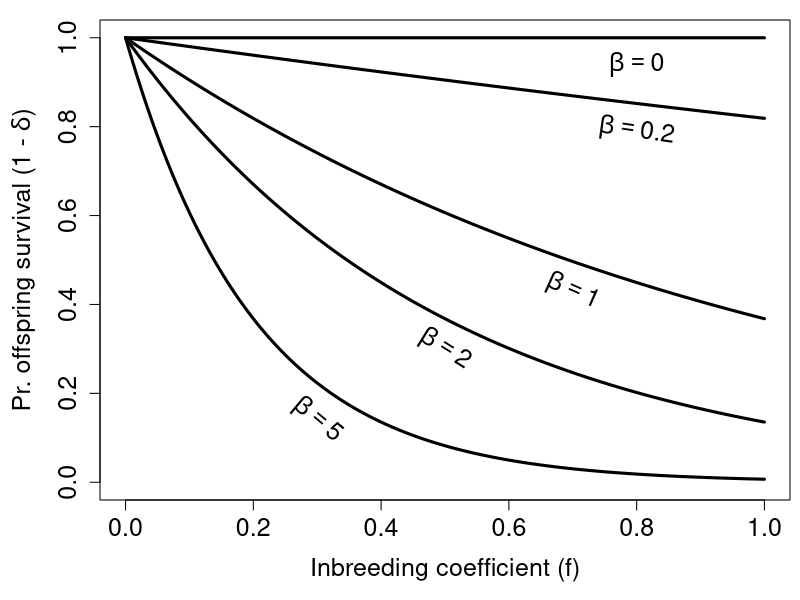

This figure's R source: (Note: this script raises an error after producing the figure.)
## ---- chunk 1
initialise_inds <- function(N = 200){
    ID      <- matrix(data = 0, nrow = N, ncol = 30);
    ID[,1]  <- 1:N;
    ID[,2]  <- rbinom(n = N, size = 1, prob = 0.5);
    ID[,3]  <- sample(x = 1:10, size = N, replace = TRUE);
    ID[,4]  <- sample(x = 1:10, size = N, replace = TRUE);
    ID[,5]  <- rep(x = 0, times = N);
    ID[,6]  <- rep(x = -1, times = N);
    ID[,7]  <- rep(x = -1, times = N);
    ID[,8]  <- rep(x = 0, times = N);
    ID[,9]  <- rep(x = -1, times = N);
    ID[,10] <- rep(x = 0, times = N);
    return(ID);
}

initialise_Rmat <- function(ID){
    rows <- dim(ID)[1];
    Rmat <- matrix(data = 0, nrow = rows, ncol = rows);
    diag(Rmat) <- 1;
    Rmat <- cbind(ID[,1], Rmat);
    return(Rmat);
}

Rbuild <- function(Rmat, ID, Rmat_new){
    inds <- dim(ID)[1];
    for(i in 1:inds){
        if(ID[i, 6] %in% Rmat[,1] == FALSE){
            MomP <- -1;
        }else{
            MomP <- which(Rmat[,1] == ID[i, 6]);
        }
        if(ID[i, 7] %in% Rmat[,1] == FALSE){
            DadP <- -1;
        }else{
            DadP <- which(Rmat[,1] == ID[i, 7]);
        }
        # Inbreeding coefficient
        if(MomP < 0 | DadP < 0){
            Rmat_new[i, i+1] <- 1; 
        }else{
            Rmat_new[i, i+1] <- 1 + Rmat[MomP, DadP+1]; 
        }
        # Kinship coefficient
        j <- 1;
        while(j < i){
            if(ID[j, 6] %in% Rmat[,1] == FALSE){
                Om <- -1;
            }else{
                Om <- which(Rmat[,1] == ID[j, 6]);
            }
            if(ID[j, 7] %in% Rmat[,1] == FALSE){
                Od <- -1;
            }else{
                Od <- which(Rmat[,1] == ID[j, 7]);
            }
            
            if(ID[i,5] == 0 & ID[j,5] == 0){
                if(Om < 0 | MomP < 0){
                    w <- 0;
                }else{
                    if(MomP == Om){
                        w <- 0.5 * Rmat[MomP, Om + 1];
                    }else{
                        w <- Rmat[MomP, Om + 1];
                    }
                }
                if(Od < 0 | MomP < 0){
                    y <- 0;
                }else{
                    y <- Rmat[MomP, Od + 1];
                }
                if(Om < 0 | DadP < 0){
                    x <- 0;
                }else{
                    x <- Rmat[DadP, Om + 1];
                }
                if(Od < 0 | DadP < 0){
                    z <- 0;
                }else{
                    if(DadP == Od){
                        z <- 0.5 * Rmat[DadP, Od + 1];
                    }else{
                        z <- Rmat[DadP, Od + 1];
                    }
                }
            }
            rMmuP <- 0.5 * (w + y);
            rDmuP <- 0.5 * (x + z);
            rval  <- 0.5 * (rMmuP + rDmuP);
            
            Rmat_new[i, j+1] <- rval;
            Rmat_new[j, i+1] <- rval;
            j <- j + 1;
        }
    }
    
    for(i in 1:inds){
        for(j in 1:inds){
            if(ID[i, 6] == ID[j, 1]){
                if(ID[j, 6] == -1){
                    Rmat_new[i, j+1] = 0.25;
                    Rmat_new[j, i+1] = 0.25;
                }    
            }
            if(ID[i, 7] == ID[j, 1]){
                if(ID[j, 7] == -1){
                    Rmat_new[i, j+1] = 0.25;
                    Rmat_new[j, i+1] = 0.25;
                }    
            }
        }
    }
    
    return(Rmat_new);
}

mateselect <- function(ID, Rmat_new){
    fem <- ID[ID[,2] == 0 & ID[,5] == 0,];
    mal <- ID[ID[,2] == 1 & ID[,5] == 0,];
    for(i in 1:dim(fem)[1]){
        strat <- sum(fem[i,11:20]);
        vals  <- rep(0, dim(mal)[1]);
        fpos  <- which(Rmat_new[,1] == i); 
        for(j in 1:length(vals)){
            mpos    <- which(Rmat_new[,1] == j);
            kval    <- Rmat_new[i, j+1];
            vals[j] <- kval * strat;
        }
        if(strat < 0){
            weight <- 1 / (1 + (-1 * vals));
            probs  <- weight / sum(weight);
        }else{
            weight <- 1 + vals;
            probs  <- weight / sum(weight);
        }
        mate    <- sample(x = 1:dim(mal)[1], size = 1, pr = probs);
        mateID  <- mal[mate,1];
        matepos <- which(ID[,1] == mateID);
        ownID   <- fem[i, 1];
        ownpos  <- which(ID[,1] == ownID);
        ID[ownpos, 9]  <- mateID;
        ID[matepos, 9] <- ownID;
    }
    return(ID);
}

make_offspring <- function(ID, Rmat_new, nn = 6){
    start_ID <- max(ID[,1]) + 1;
    for(i in 1:dim(ID)[1]){
        if(ID[i, 2] == 0 & ID[i, 9] > 0 & ID[i, 5] == 0){
            mum    <- ID[i,];
            dadpos <- which(ID[,1] == ID[i, 9]);
            dad    <- ID[dadpos,];
            offs   <- matrix(data = 0, nrow = nn, ncol = dim(ID)[2]);
            offs[,1] <- start_ID:(start_ID+nn-1);
            start_ID <- start_ID + nn;
            offs[,2] <- rbinom(n = nn, size = 1, prob = 0.5);
            offs[,3] <- mum[3];
            offs[,4] <- mum[4];
            offs[,6] <- mum[1];
            offs[,7] <- dad[1];
            mrpos    <- which(Rmat_new[,1] == mum[1]);
            drpos    <- which(Rmat_new[,1] == dad[1]);
            offs[,8] <- Rmat_new[mrpos, drpos+1];
            offs[,11:30] <- mum[11:30];
            dum_vec  <- rbinom(n = length(offs[,11:30]), size = 1, prob = 0.5);
            dummy    <- matrix(data = dum_vec, nrow = dim(offs)[1]);
            dummy[dummy > 0] <- NA;
            
        }
    }
}

produce_offs <- function(ID, Rmat_new, nn){
    # NOTE: This toy model has unrealistic recombination between parents!
    mums  <- sum(ID[,2] == 0 & ID[, 5] == 0 & ID[, 9] != 0);
    offs  <- matrix(data = 0, nrow = mums * nn, ncol = dim(ID)[2]);
    start <- 1;
    for(i in 1:dim(ID)[1]){  # Unrealistic recombination saves some time.
        if(ID[i,2] == 0 & ID[i, 5] == 0 & ID[i, 9] != 0){
            her_off     <- matrix(data = ID[i,], nrow = nn, ncol = dim(ID)[2], 
                                  byrow = TRUE);
            her_off[,2] <- rbinom(n = nn, size = 1, prob = 0.5);
            her_off[,6] <- ID[i,1];
            her_off[,7] <- ID[i,9];
            mum_p       <- which(Rmat_new[,1] == ID[i,1]);
            dad_p       <- which(Rmat_new[,1] == ID[i,9]);
            her_off[,8] <- Rmat_new[mum_p, dad_p + 1];
            her_off[,9] <- -1;
            dad_o       <- which(ID[,1] == ID[i,9]);
            dad_overlay <- matrix(data = ID[dad_o,], nrow = nn, 
                                  ncol = dim(ID)[2], byrow = TRUE);
            to_vec      <- rbinom(n = nn*dim(ID)[2], size = 1, prob = 0.5);
            to_overlay  <- matrix(data = to_vec, nrow = nn);
            to_overlay[,1:10] <- 1;
            her_off[to_overlay < 1] <- NA;
            her_off[is.na(her_off)] <- dad_overlay[is.na(her_off)];
            offs[start:(start+(nn-1)), 1:dim(ID)[2]] <- her_off;
            start <- start + nn;
        }
    }
    max_ID   <- max(ID[,1]);
    offs[,1] <- (max_ID + 1):(max_ID + dim(offs)[1]); 
    return(offs);
}

mortality <- function(offs, beta){
    depression        <- exp(-1 * beta * offs[,8]);
    alive             <- rbinom(n = dim(offs)[1], size = 1, prob = depression);
    offs[alive < 1,5] <- -1;
    offs              <- offs[offs[,5] > -1,];
    return(offs);
}

mutation  <- function(offs, mu){
    mutations <- rbinom(n = 20*dim(offs)[1], size = 1, prob = mu);
    tot_mut   <- sum(mutations);
    mut_mat   <- matrix(data = mutations, nrow = dim(offs)[1]);
    mu_eff    <- rnorm(n = tot_mut, mean = 0, sd = 2);
    mut_mat[mut_mat > 0] <- mu_eff;
    offs[,11:30] <- offs[,11:30] + mut_mat;
    return(offs);
}

retain <- function(ID, offs){
    retainers <- rep(x = 0, times = dim(ID)[1]);
    for(i in 1:dim(ID)[1]){
        ID_num <- ID[i, 1];
        ismum  <- sum(offs[,6] == ID_num);
        isdad  <- sum(offs[,7] == ID_num);
        ispar  <- ismum + isdad;
        if(ispar < 1){
            retainers[i] <- 1;
        }
    }
    to_remove <- which(retainers == 1);
    ID <- ID[-to_remove,];
    return(ID);
}

get_stats <- function(ID){
    mean_inbr <- mean(ID[,8]);
    mean_aval <- mean(ID[,11:20]);
    sd_aval   <- sd(ID[,11:20]);
    mean_nval <- mean(ID[,21:30]);
    sd_nval   <- sd(ID[,21:30]);
    stat_vec  <- c(mean_inbr, mean_aval, sd_aval, mean_nval, sd_nval);
    return(stat_vec);
}

immigration <- function(ID, imm, IDst){
    max_ID     <- max(ID[,1]);
    immigrants <- initialise_inds(N = imm);
    avalues    <- rnorm(n = 10 * imm, mean = IDst[2], sd = IDst[3]);
    nvalues    <- rnorm(n = 10 * imm, mean = IDst[4], sd = IDst[5]);
    a_mat      <- matrix(data = avalues, nrow = imm);
    n_mat      <- matrix(data = nvalues, nrow = imm);
    immigrants[,2]     <- 1;
    immigrants[,11:20] <- a_mat;
    immigrants[,21:30] <- n_mat;
    imm_IDs            <- (max_ID + 1):(max_ID + imm);
    immigrants[,1]     <- imm_IDs;
    ID <- rbind(ID, immigrants);
    return(ID);
}

new_gen <- function(ID, Rmat, cost = 0, imm = 5, beta = 1, 
                    mu = 0.01, Kf = 100, Km = 100, nn = 6){
    N       <- dim(ID)[1];
    death   <- rep(x = 0, times = N);
    females <- sum(ID[,2] == 0 & ID[,5] <= 1);
    males   <- sum(ID[,2] == 1 & ID[,5] <= 1);
    strat   <- apply(X = ID[,11:20], MARGIN = 1, FUN = sum);
    strat_c <- abs(strat) * cost;
    strat_d <- rbinom(n = N, size = 1, prob = strat_c);
    death   <- death + strat_d;
    death   <- death + (ID[,5] > 1);
    ID[,5]  <- -1 * death;
    ID      <- ID[order(ID[,2], decreasing = FALSE),];
    ID      <- ID[order(ID[,5], decreasing = FALSE),];
    livef   <- sum(ID[,2] == 0 & ID[,5] < 2 & ID[,5] > -1);
    livem   <- sum(ID[,2] == 1 & ID[,5] < 2 & ID[,5] > -1);
    if(livef > Kf){
        rm   <- livef - Kf;
        rows <- which(ID[,2] == 0 & ID[,5] < 2 & ID[,5] > -1);
        ID[rows[1:rm],5] <- -1;
    }
    if(livem > Km){
        rm   <- livem - Km;
        rows <- which(ID[,2] == 1 & ID[,5] < 2 & ID[,5] > -1);
        ID[rows[1:rm],5] <- -1;
    }
    ID <- rbind(ID[ID[,5] >= 0,], ID[ID[,5] < 0,]);
    
    Rmat_new <- initialise_Rmat(ID);
    Rmat_new <- Rbuild(Rmat, ID, Rmat_new);
    
    ID   <- mateselect(ID, Rmat_new);
    offs <- produce_offs(ID, Rmat_new, nn);
    offs <- mortality(offs, beta);
    offs <- mutation(offs, mu);
    IDst <- get_stats(ID);
    
    lgn  <- ID[ID[,5] == 0,];
    
    ID[ID[,5] >= 0, 5] <- -1;
    
    ID <- retain(ID, offs);
    ID <- rbind(ID, offs);
    
    ID <- immigration(ID, imm, IDst);
    
    results <- list(ID = ID, Rmat = Rmat_new, stats = IDst, last_gen = lgn);
    return(results);
}

mate_connect <- function(ID){
    living     <- ID[ID[,5] == 0,];
    fem_count  <- sum(living[,2] == 0);
    mal_count  <- sum(living[,2] == 1);
    livsor     <- living[order(living[,2]),];
    livsor[,3] <- 1:dim(livsor)[1];
    pointpairs <- matrix(data = 0, nrow = dim(livsor)[1], ncol = 8);
    pointpairs[,1] <- livsor[,1];
    for(i in 1:dim(livsor)[1]){
        if(livsor[i, 2] == 0){
            femID <- livsor[i, 1];
            malID <- livsor[i, 9];
            femps <- i;
            malps <- which(livsor[,1] == malID);
            pointpairs[i, 2] <- malID;
        }
    }
    pointpairs[,3] <- 1:dim(pointpairs)[1];
    distr <- seq(from = 0, to = 2*pi, length.out = dim(pointpairs)[1]);
    for(i in 1:dim(pointpairs)[1]){
        xplace            <- 2 * cos(distr[pointpairs[i, 3]]);
        yplace            <- 2 * sin(distr[pointpairs[i, 3]]);
        pointpairs[i, 5]  <- xplace;
        pointpairs[i, 6]  <- yplace;
    }
    for(i in 1:dim(pointpairs)[1]){
        if(i <= fem_count){
            matepos           <- which(pointpairs[,1] == pointpairs[i, 2]);
            pointpairs[i, 4]  <- matepos;
            pointpairs[i, 7]  <- pointpairs[matepos, 5];
            pointpairs[i, 8]  <- pointpairs[matepos, 6];
        }
    }
    return(pointpairs);
}
## ---- chunk 2
fcoeff   <- seq(from = 0, to = 1, length = 1000);
survB0   <- rep(1, 1000);
survB0p2 <- exp(-1*0.2*fcoeff);
survB1   <- exp(-1*1*fcoeff);
survB2   <- exp(-1*2*fcoeff);
survB5   <- exp(-1*5*fcoeff);
par(mar = c(5, 5, 1, 0.5));
plot(x = 0, y = 0, type = "n", xlab = "Inbreeding coefficient (f)",
     ylab = expression(paste("Pr. offspring survival (1 - ",delta,")")),
     xlim = c(0, 1), ylim = c(0, 1), cex.lab = 1.5, cex.axis = 1.5);
points(x = fcoeff, y = survB0, type = "l", lwd = 3);
points(x = fcoeff, y = survB0p2, type = "l", lwd = 3);
points(x = fcoeff, y = survB1, type = "l", lwd = 3);
points(x = fcoeff, y = survB2, type = "l", lwd = 3);
points(x = fcoeff, y = survB5, type = "l", lwd = 3);
text(x = 0.8, y = 0.94, labels = expression(beta == 0), cex = 1.5);
text(x = 0.8, y = 0.79, labels = expression(beta == 0.2), cex = 1.5, srt = -8);
text(x = 0.7, y = 0.43, labels = expression(beta == 1), cex = 1.5, srt = -24);
text(x = 0.5, y = 0.30, labels = expression(beta == 2), cex = 1.5, srt = -32);
text(x = 0.3, y = 0.14, labels = expression(beta == 5), cex = 1.5, srt = -40);
## ---- chunk 3
mbox <- function(x0, x1, y0, y1){
    xx <- seq(from=x0, to=x1, length.out = 100);
    yy <- seq(from=y0, to=y1, length.out = 100);
    xd <- c(rep(x0, 100), xx, rep(x1,100), rev(xx));
    yd <- c(yy, rep(y1,100), rev(yy), rep(y0, 100));
    return(list(x=xd, y=yd));
}
inputPanel(
  sliderInput("rr", label = "Relatedness", width="100%",
              min = 0.0, max = 1, value = 0, step = 0.05), 
  sliderInput("dd", label = "Inbreeding Depression", width="100%",
              min = 0.0, max = 1, value = 0, step = 0.1)
)
renderPlot({
    par(bg = 'transparent', mar = c(0.5, 0.5, 0.5, 0.5));
    plot(x = -1:1, y = -1:1, xaxt = "n", yaxt = "n", xlab = "", ylab = "Fitness", 
         type = "n", xlim = c(-1, 1), ylim = c(-1, 1), bty = "n");
    val <- seq(from = (-1 * pi)/4, to = (1 * pi)/4, length = 1000);
    hx  <- cos(val);
    hy  <- sin(val);
    fva <- seq(from = 0, to = 1, length = 1000);
    fit <- 0.5*(1 + input$rr)*(1 - input$dd);
    sqd <- (fva - fit)*(fva - fit);
    clf <- which(sqd == min(sqd));
    fx  <- cos(val[clf]);
    fy  <- sin(val[clf]);
    points(x = hx, y = hy, lwd = 2, type = "l");
    points(x = seq(from = 0, to = 1, length = 100), y = rep(0, 100), 
           type = "l", lty = "dotted", col = "red");
    ia_box <- mbox(x0 = -1.1, x1 = -0.1, y0 = -0.9, y1 = -1.1);
    polygon(x=ia_box$x, y=ia_box$y, lwd=3, border="black", col="black");
    ip_box <- mbox(x0 = 0.1, x1 = 1.1, y0 = -0.9, y1 = -1.1);
    polygon(x=ip_box$x, y=ip_box$y, lwd=3, border="black", col="black");
    points(x = seq(from = -1, to = 1, length = 100), y = rep(-0.85, 100), 
           lwd = 6, type = "l");
    points(x = rep(0, 100), y = seq(from = -0.85, to = 0, length = 100), 
           lwd = 6, type = "l");
    text(x = -0.6, y = -1, labels = "Avoid inbreeding", cex = 1.75, col = "red");
    text(x = 0.6, y = -1, labels = "Inbreeding", cex = 1.75, col = "white");
    text(x = 0.8, y = 0.75, labels = "n", cex = 3);
    text(x = 0.8, y = -0.75, labels = "0", cex = 3);
    text(x = -1, y = 0, labels = expression(frac(n,2)), cex = 3);
    arrows(x0 = 0, x1 = fx, y0 = 0, y1 = fy, lwd = 3, col = "black");
    arrows(x0 = 0, x1 = -0.9, y0 = 0, y1 = 0, lwd = 3, col = "red");
    points(x = 0, y = 0, cex = 5, pch = 20, col = "black");
    points(x = 0, y = 0, cex = 3, pch = 20, col = "red");
})
## ---- chunk 4
inputPanel(
  sliderInput("Imm", label = "Immigrants", width="100%",
              min = 0.0, max = 10, value = 0, step = 1), 
  sliderInput("ID", label = "Inbreeding Depression", width="100%",
              min = 0.0, max = 10, value = 0, step = 0.5), 
  sliderInput("cost", label = "Strategy Cost", width="100%",
              min = 0.0, max = 0.1, value = 0, step = 0.01), 
  sliderInput("mu", label = "Mutation Rate", width="100%",
              min = 0.0, max = 0.1, value = 0, step = 0.01), 
  actionButton("mate", "New Generation"),
  actionButton("reset", "Reset")
)

gen     <- reactiveValues();
iter    <- reactiveValues();
mtt     <- reactiveValues();

gen$dat  <- list(ID = NULL, Rmat = NULL, lgn = NULL);
iter$all <- 0;
iter$nue <- 0;
iter$kva <- 0;
iter$mkv <- 0;
mtt$dat  <- NULL;

Ds    <- observeEvent(input$mate, {
        if( is.null(gen$dat$ID) == TRUE | is.null(gen$dat$ID) == TRUE){
            gen$dat$ID   <- initialise_inds(N = 80);
            gen$dat$Rmat <- initialise_Rmat(gen$dat$ID);
        }else{
            gen$dat  <- new_gen(ID = gen$dat$ID, Rmat = gen$dat$Rmat, 
                                Kf = 40, Km = 40, beta = input$ID, 
                                imm = input$Imm, cost = input$cost, 
                                mu = input$mu);
            iter$all <- c(iter$all, mean(gen$dat$ID[,11:20]));
            iter$nue <- c(iter$nue, mean(gen$dat$ID[,21:30]));
            kvalues  <- gen$dat$Rmat;
            kvalues  <- kvalues[,-1];
            if(dim(kvalues)[1] > 80){
                kvalues <- kvalues[1:80, 1:80];
            }
            diag(kvalues) <- NA ;#diag(kvalues) * 0.5;
            iter$kva <- kvalues;
            iter$mkv <- c(iter$mkv, mean(kvalues, na.rm = TRUE));
            mtID     <- gen$dat$last_gen;
            mtt$dat  <- mate_connect(mtID);
        }
})

rs    <- observeEvent(input$reset, {
       gen$dat <- list(ID = NULL, Rmat = NULL);
       iter$all <- 0;
       iter$nue <- 0;
       iter$kva <- 0;
       iter$mkv <- 0;
})

renderPlot({
  par(bg = 'transparent');
  malle <- iter$all;
  mneut <- iter$nue
  mkval <- iter$mkv
  gens  <- 1:length(iter$all);
  if(length(gens) < 6){
      par(mfrow = c(1, 2));
      if(length(gens) > 1){
          dat <- mtt$dat;
          femrow <- 1:sum(dat[,2] > 0);
          malrow <- (sum(dat[,2] > 0) + 1):dim(dat)[1];
          plot(x = dat[, 5], y = dat[, 6], pch = 15, col = "blue", cex = 1.25,
               xlim = c(-2, 2), ylim = c(-2, 2), xaxt = "n", yaxt = "n", xlab = "",
               ylab = "", type = "n", bty = "n");
          text(x = -2, y = -2, pos = 4, col = "red", labels = "Males", cex = 1.75);
          text(x = -2, y =  2, pos = 4, col = "blue", labels = "Females", cex = 1.75);
          arrows(x0 = dat[femrow,5], x1 = dat[femrow,7], y0 = dat[femrow,6], 
              y1 = dat[femrow,8], length = 0, lwd = 2);
          points(x = dat[femrow, 5], y = dat[femrow, 6], pch = 15, col = "blue", cex = 1.25);
          points(x = dat[malrow, 5], y = dat[malrow, 6], pch = 16, col = "red", cex = 1.25);
          plot(x = 0:5, y = 0:5, type = "n", ylim = c(0, 1), cex.axis = 1.5,
               cex.lab = 1.5, xlab = "Generation", ylab = "Mean Kinship", 
               bg = "transparent");
          points(x = gens, y = mkval, pch = 20, cex = 1.5, type = "b",
                 lwd = 2, col = "black");
      }else{
          plot.new();
      }
  }else{
      par(mfrow = c(1, 2));
      dat <- mtt$dat;
      femrow <- 1:sum(dat[,2] > 0);
      malrow <- (sum(dat[,2] > 0) + 1):dim(dat)[1];
      plot(x = dat[, 5], y = dat[, 6], pch = 15, col = "blue", cex = 1.25,
           xlim = c(-2, 2), ylim = c(-2, 2), xaxt = "n", yaxt = "n", xlab = "",
           ylab = "", type = "n", bty = "n");
           arrows(x0 = dat[femrow,5], x1 = dat[femrow,7], y0 = dat[femrow,6], 
           y1 = dat[femrow,8], length = 0, lwd = 2);
      text(x = -2, y = -2, pos = 4, col = "red", labels = "Males", cex = 1.75);
      text(x = -2, y =  2, pos = 4, col = "blue", labels = "Females", cex = 1.75);
      points(x = dat[femrow, 5], y = dat[femrow, 6], pch = 15, col = "blue", cex = 1.25);
      points(x = dat[malrow, 5], y = dat[malrow, 6], pch = 15, col = "red", cex = 1.25);
      x0 <- length(gens) - 5;
      x1 <- length(gens) + 0;
      plot(x = x0:x1, y = 0:5, type = "n", ylim = c(0, 1), cex.axis = 1.5,
           cex.lab = 1.5, xlab = "Generation", ylab = "Mean Kinship", 
           bg = "transparent");
      points(x = gens, y = mkval, pch = 20, cex = 1.5, type = "b",
                 lwd = 2, col = "black");
  }
})
## ---- chunk 5
inputPanel(
  sliderInput("Imm3", label = "Immigrants", width="100%",
              min = 0.0, max = 10, value = 0, step = 1), 
  sliderInput("ID3", label = "Inbreeding Depression", width="100%",
              min = 0.0, max = 10, value = 0, step = 0.5), 
  sliderInput("cost3", label = "Strategy Cost", width="100%",
              min = 0.0, max = 0.1, value = 0, step = 0.01), 
  sliderInput("mu3", label = "Mutation Rate", width="100%",
              min = 0.0, max = 0.1, value = 0, step = 0.01), 
  actionButton("mate3", "New Generation"),
  actionButton("reset3", "Reset")
)

gen     <- reactiveValues();
iter    <- reactiveValues();

gen$dat  <- list(ID = NULL, Rmat = NULL);
iter$all <- 0;
iter$nue <- 0;
iter$kva <- 0;
iter$mkv <- 0;

Ds    <- observeEvent(input$mate3, {
        if( is.null(gen$dat$ID) == TRUE | is.null(gen$dat$ID) == TRUE){
            gen$dat$ID   <- initialise_inds(N = 80);
            gen$dat$Rmat <- initialise_Rmat(gen$dat$ID);
        }else{
            gen$dat  <- new_gen(ID = gen$dat$ID, Rmat = gen$dat$Rmat, 
                                Kf = 40, Km = 40, beta = input$ID3, 
                                imm = input$Imm3, cost = input$cost3, 
                                mu = input$mu3);
            iter$all <- c(iter$all, mean(gen$dat$ID[,11:20]));
            iter$nue <- c(iter$nue, mean(gen$dat$ID[,21:30]));
            kvalues  <- gen$dat$Rmat;
            kvalues  <- kvalues[,-1];
            if(dim(kvalues)[1] > 80){
                kvalues <- kvalues[1:80, 1:80];
            }
            diag(kvalues) <- NA ;#diag(kvalues) * 0.5;
            iter$kva <- kvalues;
            iter$mkv <- c(iter$mkv, mean(kvalues, na.rm = TRUE));
        }
})

rs    <- observeEvent(input$reset3, {
       gen$dat <- list(ID = NULL, Rmat = NULL);
       iter$all <- 0;
       iter$nue <- 0;
       iter$kva <- 0;
       iter$mkv <- 0;
})

renderPlot({
  par(bg = 'transparent');
  malle <- iter$all;
  mneut <- iter$nue
  mkval <- iter$mkv
  gens  <- 1:length(iter$all);
  if(length(gens) < 6){
      par(mfrow = c(1, 2));
      if(length(gens) > 0){
          par(mar = c(7, 5, 5, 5));
          hist(iter$kva, xlim = c(0, 1), ylim = c(0, 20), freq = FALSE, col = "black",
               yaxt = "n", ylab = "", main = "", xlab = "", 
               breaks = seq(from = 0, to = 1, by = 0.05), cex.axis = 1.5);
          title(xlab = "Kinship (k)", line = 4, cex.axis = 1.5, cex.lab = 1.5);
          box(lwd = 3);
          plot(x = 0:5, y = 0:5, type = "n", ylim = c(0, 1), cex.axis = 1.5,
               cex.lab = 1.5, xlab = "Generation", ylab = "Mean Kinship", 
               bg = "transparent");
          points(x = gens, y = mkval, pch = 20, cex = 1.5, type = "b",
                 lwd = 2, col = "black");
      }else{
          plot.new();
      }
  }else{
      x0 <- length(gens) - 5;
      x1 <- length(gens) + 0;
      par(mfrow = c(1, 2), mar = c(7, 5, 5, 5));
      hist(iter$kva, xlim = c(0, 1), ylim = c(0, 20), freq = FALSE, col = "black",
           yaxt = "n", ylab = "", main = "", xlab = "", 
           breaks = seq(from = 0, to = 1, by = 0.05), cex.axis = 1.5);
      title(xlab = "Kinship (k)", line = 4, cex.axis = 1.5, cex.lab = 1.5);
      box(lwd = 3);
      plot(x = x0:x1, y = 0:5, type = "n", ylim = c(0, 1), cex.axis = 1.5,
           cex.lab = 1.5, xlab = "Generation", ylab = "Mean Kinship", 
           bg = "transparent");
      points(x = gens, y = mkval, pch = 20, cex = 1.5, type = "b",
                 lwd = 2, col = "black");
  }
})
## ---- chunk 6
renderPlot({
  par(bg = 'transparent');
  malle <- iter$all;
  mneut <- iter$nue
  mkval <- iter$mkv
  gens  <- 1:length(iter$all);
  par(mar = c(7, 5, 5, 5));
  hist(iter$kva, xlim = c(0, 1), ylim = c(0, 20), freq = FALSE, col = "black",
        yaxt = "n", ylab = "", main = "", xlab = "", 
        breaks = seq(from = 0, to = 1, by = 0.05), cex.axis = 1.5);
  title(xlab = "Kinship (k)", line = 4, cex.axis = 1.5, cex.lab = 1.5);
  box(lwd = 3);
})
## ---- chunk 7
inputPanel(
  sliderInput("Imm2", label = "Immigrants", width="100%",
              min = 0.0, max = 10, value = 2, step = 1), 
  sliderInput("ID2", label = "Inbreeding Depression", width="100%",
              min = 0.0, max = 10, value = 8, step = 0.5), 
  sliderInput("cost2", label = "Strategy Cost", width="100%",
              min = 0.0, max = 0.1, value = 0, step = 0.01), 
  sliderInput("mu2", label = "Mutation Rate", width="100%",
              min = 0.0, max = 0.1, value = 0, step = 0.01), 
  actionButton("mate2", "New Generation"),
  actionButton("reset2", "Reset")
)

gen     <- reactiveValues();
iter    <- reactiveValues();

gen$dat  <- list(ID = NULL, Rmat = NULL);
iter$all <- 0;
iter$nue <- 0;
iter$kva <- 0;
iter$mkv <- 0;

Ds    <- observeEvent(input$mate2, {
        if( is.null(gen$dat$ID) == TRUE | is.null(gen$dat$ID) == TRUE){
            gen$dat$ID   <- initialise_inds(N = 80);
            gen$dat$Rmat <- initialise_Rmat(gen$dat$ID);
        }else{
            gen$dat  <- new_gen(ID = gen$dat$ID, Rmat = gen$dat$Rmat, 
                                Kf = 40, Km = 40, beta = input$ID2, 
                                imm = input$Imm2, cost = input$cost2, 
                                mu = input$mu2);
            iter$all <- c(iter$all, mean(gen$dat$ID[,11:20]));
            iter$nue <- c(iter$nue, mean(gen$dat$ID[,21:30]));
            kvalues  <- gen$dat$Rmat;
            kvalues  <- kvalues[,-1];
            if(dim(kvalues)[1] > 80){
                kvalues <- kvalues[1:80, 1:80];
            }
            diag(kvalues) <- NA ;#diag(kvalues) * 0.5;
            iter$kva <- kvalues;
            iter$mkv <- c(iter$mkv, mean(kvalues, na.rm = TRUE));
        }
})

rs    <- observeEvent(input$reset2, {
       gen$dat <- list(ID = NULL, Rmat = NULL);
       iter$all <- 0;
       iter$nue <- 0;
       iter$kva <- 0;
       iter$mkv <- 0;
})

renderPlot({
  par(bg = 'transparent');
  malle <- iter$all;
  mneut <- iter$nue
  gens  <- 1:length(iter$all);
  if(length(gens) < 6){
      par(mfrow = c(1, 2));
      plot(x = 0:5, y = 0:5, type = "n", ylim = c(-1, 1), cex.axis = 1.5,
           cex.lab = 1.5, xlab = "Generation", ylab = "Inbreeding strategy", 
           bg = "transparent");
      abline(h = 0, lty = "dotted", lwd = 0.8);
      polygon(x=c(-0.125, 2.65, 2.65, -0.125), y=c(0.825, 0.825, 1.1, 1.1), 
              border=NA, col="black");
      polygon(x=c(-0.125, 2.65, 2.65, -0.125), y=c(-0.825, -0.825, -1.1, -1.1), 
              border=NA, col="black");
      abline(v = -0.125, lwd = 4);
      text(x = 0, y = 0.95, labels = "Inbreeding Preference", cex = 1.5, 
           col = "white", pos = 4);
      text(x = 0, y = -0.95, labels = "Inbreeding Avoidance", cex = 1.5, 
           col = "white", pos = 4);
      if(length(gens) > 0){
          points(x = gens, y = malle, pch = 20, cex = 1.5, type = "b",
                 lwd = 2, col = "black");
          par(mar = c(7, 5, 5, 5));
          hist(iter$kva, xlim = c(0, 1), ylim = c(0, 20), freq = FALSE, col = "black",
               yaxt = "n", ylab = "", main = "", xlab = "", 
               breaks = seq(from = 0, to = 1, by = 0.05), cex.axis = 1.5);
          title(xlab = "Kinship (k)", line = 4, cex.axis = 1.5, cex.lab = 1.5);
          box(lwd = 3);
      }
  }else{
      x0 <- length(gens) - 5;
      x1 <- length(gens) + 0;
      par(mfrow = c(1, 2));
      plot(x = x0:x1, y = 0:5, type = "n", ylim = c(-1, 1), cex.axis = 1.5,
           cex.lab = 1.5, xlab = "Generation", ylab = "Inbreeding strategy", 
           bg = "transparent");
      abline(h = 0, lty = "dotted", lwd = 0.8);
      polygon(x=c(x0-0.125, x0+2.65, x0+2.65, x0-0.125), 
              y=c(0.825, 0.825, 1.1, 1.1), border=NA, col="black");
      polygon(x=c(x0-0.125, x0+2.65, x0+2.65, x0-0.125), 
              y=c(-0.825, -0.825, -1.1, -1.1), border=NA, col="black");
      abline(v = x0-0.125, lwd = 4);
      text(x = x0, y = 0.95, labels = "Inbreeding Preference", cex = 1.5, 
           col = "white", pos = 4);
      text(x = x0, y = -0.95, labels = "Inbreeding Avoidance", cex = 1.5, 
           col = "white", pos = 4);
      points(x = gens, y = malle, pch = 20, cex = 1.5, type = "b",
                 lwd = 2, col = "black");
      par(mar = c(7, 5, 5, 5));
      hist(iter$kva, xlim = c(0, 1), ylim = c(0, 20), freq = FALSE, col = "black",
           yaxt = "n", ylab = "", main = "", xlab = "", 
           breaks = seq(from = 0, to = 1, by = 0.05), cex.axis = 1.5);
      title(xlab = "Kinship (k)", line = 4, cex.axis = 1.5, cex.lab = 1.5);
      box(lwd = 3);
  }
})
## ---- chunk 8
OffATr <- function(r, m, mmin=1, Beta=1, c=1){
    return( (1/2)*(1+r) * (1 - exp(-c*(m - mmin - Beta*r)) ));
}
# Below is fmd for analysis and plotting
OffATrd <- function(r, m, mmin=1, Beta=1, c=1){
    return(  0.5 * (1 + r) * (exp(-c * (m - mmin - Beta * r)) * c)  );
    # Also can simplify: return(  (c/2)*(1+r)*exp(-c*(m-mmin-Beta*r))  );
} # We'll need the above to find m^{*} and \gamma^{*} 
# To find m^{*}, can use the function below
findm <- function(low.guess,high.guess,rval,mmin=1,Beta=1,c=1){
  fm  <- function(m,r=rval){ 
           OffATrd(r=rval, mmin=mmin, Beta=Beta, m=m, c=c)*(0-m) + 
             OffATr(r=rval, mmin=mmin, Beta=Beta, m=m, c=c);
         }
  lg  <- fm(m=low.guess, r=rval);
  hg  <- fm(m=high.guess,r=rval);
  if(lg > 0){
    u <- low.guess;
    l <- high.guess;
  }else{
    u <- high.guess;
    l <- low.guess;
  }
  if((fm(l) > 0 & fm(u) > 0) | (fm(l) < 0 & fm(u) < 0)){
    return("Value of m is outside the range");
  }else{
    check  <- 1;
    mguess <- 0.5 * (l+u);
    i      <- 0;
    while(abs(check) > 0.000001 & i < 1000000){
        check <- fm(r=rval, m=mguess);
        if(check > 0){
          u      <- mguess;
          mguess <- 0.5*(l+mguess); 
        }else{
          l      <- mguess;
          mguess <- 0.5*(u+mguess);
        }
        i <- i+1;
    }
    return(mguess);
  }
} # Running the below returns the estimate
fmpl  <- expression(zeta[off] == frac(1,2)*(1+r)*(1-e^{(-c*(m-m[min]-beta*r))}));
inputPanel(
    
  sliderInput("rval", label = "Relatedness", width="100%",
              min = 0.0, max = 1, value = 0, step = 0.05), 
    
  sliderInput("cval", label = "PI curve", width="100%",
              min = 0.0, max = 3, value = 1, step=0.2),
  
  sliderInput("mmin", label = "Minimum m value", width="100%",
              min = 0.0, max = 2, value = 1, step = 0.1),
  
  sliderInput("Beta", label = "Inbreeding depression", 
              width="100%", min = 0.0, max = 5, value = 0, step = 0.2)
)

renderPlot({
  cc  <- as.numeric(input$cval);
  mm  <- as.numeric(input$mmin);
  bb  <- as.numeric(input$Beta);
  rr  <- as.numeric(input$rval);
  rmm <- findm(low.guess=0,high.guess=6,rval=rr,mmin=mm,Beta=bb,c=cc);
  mzt <- OffATr(r=rr, m=rmm, mmin=mm, Beta=bb, c=cc);
  rmg <- mzt / rmm;    
  PI  <- seq(from=0,to=4,by=0.01);
  All <- OffATr(r=rr, m=PI, mmin=mm, Beta=bb, c=cc);
  par(mar=c(5,5,2,2));
  plot(PI,All,type="l",lwd=4,ylim=c(0,1),
     xlab=expression(paste("Parental investment (",italic(m),")")),
     ylab=expression(paste("IBD alleles in offspring (",zeta[off],")")),
     cex.lab=1.5,cex.axis=1.5);
  abline(h=0,lty="dotted",lwd=0.8);
  abline(a=0,b=rmg,lty="solid", lwd=2,col="blue");
  arrows(x0=rmm,y0=mzt/2,x1=rmm,y1=0,length = 0.15,angle=30,code=2,lwd=3,col="blue");
  text(x=1,y=0.8,labels=fmpl,cex=2);
  text(x=rmm,y=0.5*mzt+0.07,labels=expression(paste(italic(m)^"*")),col="blue",cex=2);
  text(x=0.5,y=rmg*0.5+0.07,labels=expression(paste(italic(gamma^"*"))),
       srt=rmg,cex=2,col="blue");
})
